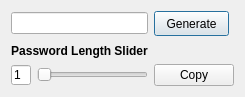
<?xml version="1.0" encoding="UTF-8"?>
<ui version="4.0">
 <class>Dialog</class>
 <widget class="QDialog" name="Dialog">
  <property name="geometry">
   <rect>
    <x>0</x>
    <y>0</y>
    <width>239</width>
    <height>97</height>
   </rect>
  </property>
  <property name="windowTitle">
   <string>Dialog</string>
  </property>
  <layout class="QGridLayout" name="gridLayout">
   <item row="0" column="0" colspan="2">
    <widget class="QLineEdit" name="passwordEdit">
     <property name="readOnly">
      <bool>true</bool>
     </property>
    </widget>
   </item>
   <item row="2" column="0">
    <widget class="QLineEdit" name="lengthEdit">
     <property name="sizePolicy">
      <sizepolicy hsizetype="Expanding" vsizetype="Fixed">
       <horstretch>0</horstretch>
       <verstretch>0</verstretch>
      </sizepolicy>
     </property>
     <property name="minimumSize">
      <size>
       <width>20</width>
       <height>20</height>
      </size>
     </property>
     <property name="maximumSize">
      <size>
       <width>20</width>
       <height>20</height>
      </size>
     </property>
     <property name="text">
      <string>1</string>
     </property>
    </widget>
   </item>
   <item row="0" column="2">
    <widget class="QPushButton" name="generateButton">
     <property name="minimumSize">
      <size>
       <width>75</width>
       <height>25</height>
      </size>
     </property>
     <property name="maximumSize">
      <size>
       <width>75</width>
       <height>25</height>
      </size>
     </property>
     <property name="baseSize">
      <size>
       <width>75</width>
       <height>25</height>
      </size>
     </property>
     <property name="text">
      <string>Generate</string>
     </property>
    </widget>
   </item>
   <item row="2" column="1">
    <widget class="QSlider" name="lengthSlider">
     <property name="orientation">
      <enum>Qt::Horizontal</enum>
     </property>
     <property name="tickPosition">
      <enum>QSlider::NoTicks</enum>
     </property>
     <property name="tickInterval">
      <number>50</number>
     </property>
    </widget>
   </item>
   <item row="2" column="2">
    <widget class="QPushButton" name="copyButton">
     <property name="text">
      <string>Copy</string>
     </property>
    </widget>
   </item>
   <item row="1" column="0" colspan="2">
    <widget class="QLabel" name="label">
     <property name="font">
      <font>
       <weight>75</weight>
       <bold>true</bold>
       <underline>false</underline>
      </font>
     </property>
     <property name="text">
      <string>Password Length Slider</string>
     </property>
     <property name="alignment">
      <set>Qt::AlignBottom|Qt::AlignHCenter</set>
     </property>
    </widget>
   </item>
  </layout>
 </widget>
 <resources/>
 <connections/>
</ui>
